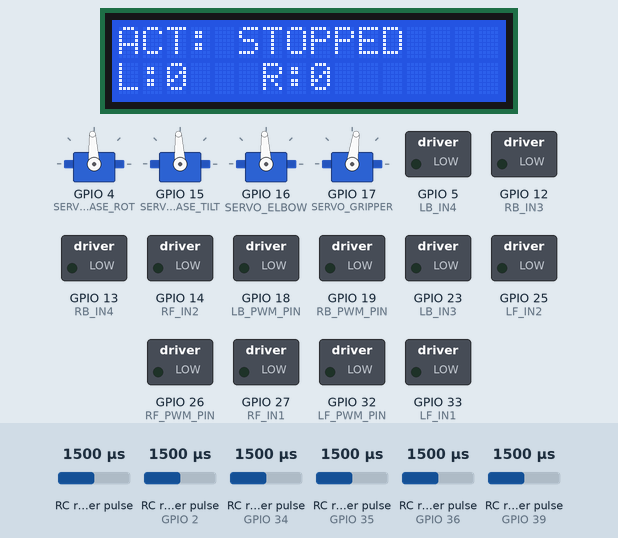
Simulated run of this sketch. Board: ESP32. Shown: 16×2 character LCD, 4 × servo, switched loads named in the sketch (green lamp = pin HIGH). Wiring (inferred from the names in the program): 6 × RC receiver channel: data GPIO 0 / data GPIO 2 / data GPIO 34 / data GPIO 35 / data GPIO 36 / data GPIO 39. Inputs (shaded band) come from the test bench; at power-on: RC receiver pulse (sensors on GPIO 34, GPIO 35, GPIO 2, GPIO 36, GPIO 39) 1500 µs, RC receiver pulse 1500 µs. Servo pulses on a pin are drawn as a servo (544–2400 µs = 0–180°).

Above: at 2.7 s.
2.8 s: RC receiver pulse (sensor on GPIO 34) set to 1020 µs
At 4.2 s:
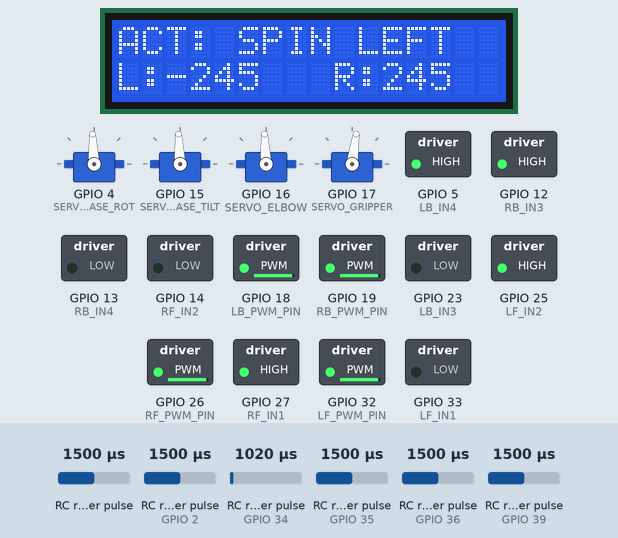
4.5 s: RC receiver pulse (sensor on GPIO 35) set to 1020 µs
At 5.9 s:
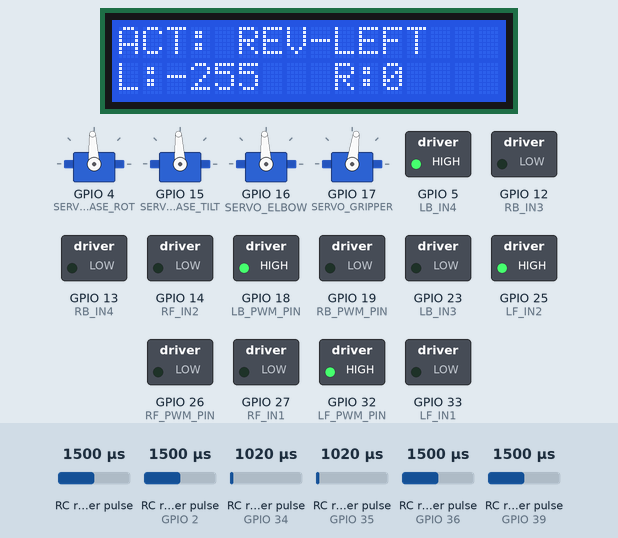
6.2 s: RC receiver pulse (sensor on GPIO 34) set to 1500 µs
At 7.6 s:
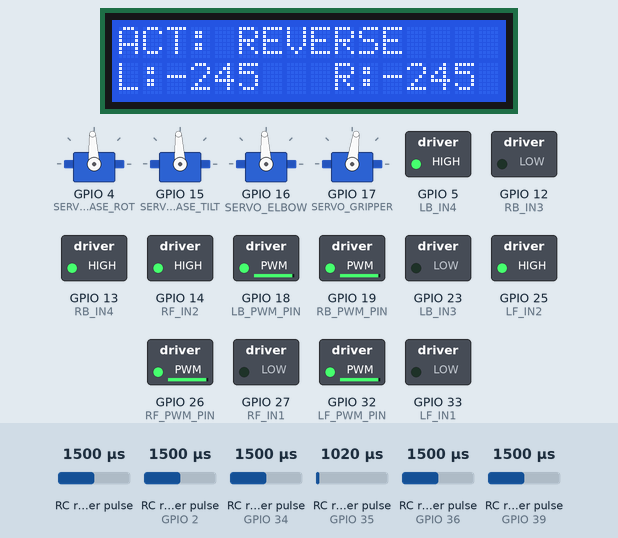
7.9 s: RC receiver pulse (sensor on GPIO 35) set to 1750 µs
At 9.3 s:
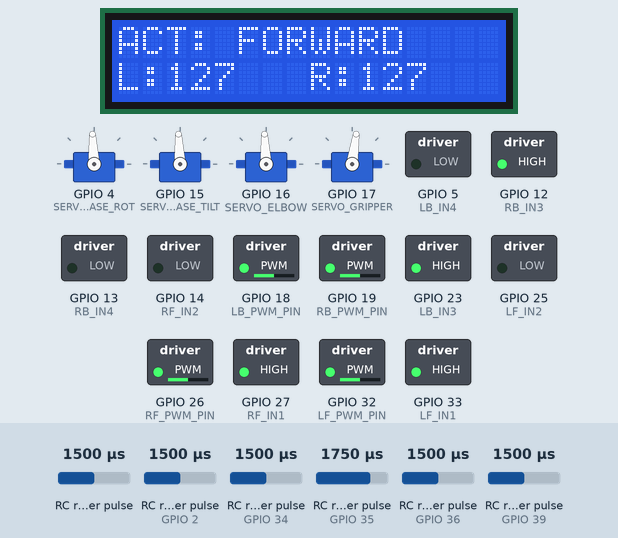
9.6 s: RC receiver pulse (sensor on GPIO 34) set to 1250 µs
At 11.0 s:
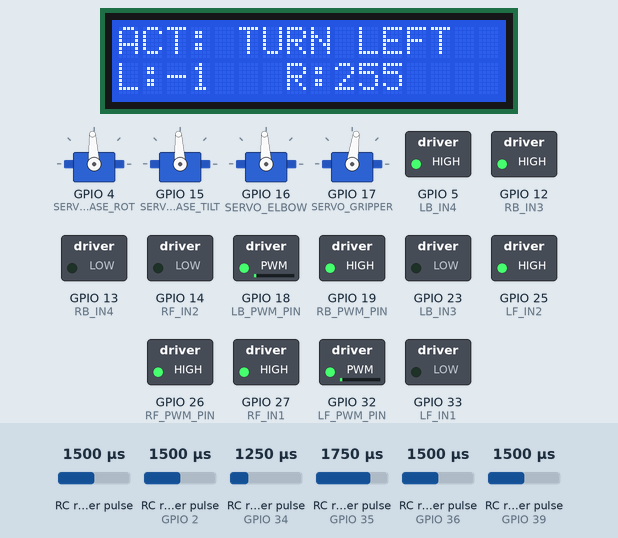
11.3 s: RC receiver pulse (sensor on GPIO 34) set to 1750 µs
At 11.7 s:
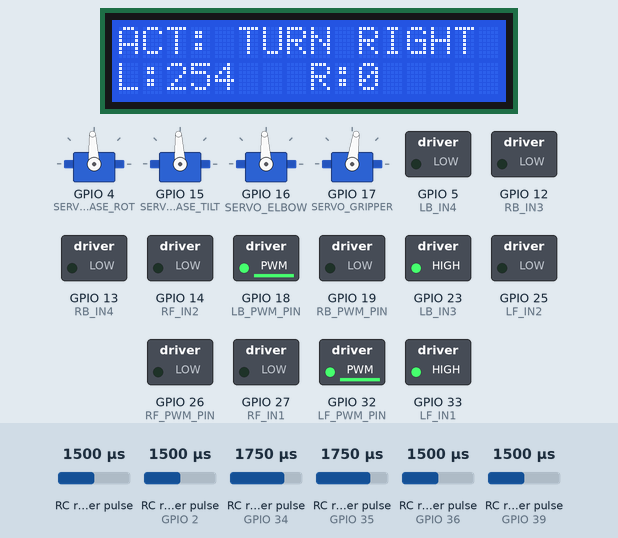
Timing chart, 0 to 13.9 s (numbered marks = the images above; inputs shaded):
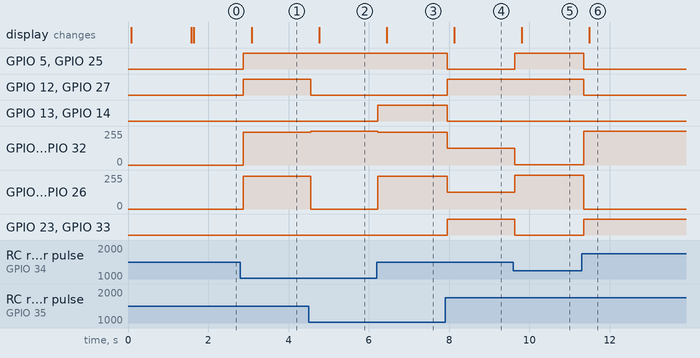

Measured:
- after the input at 2.8 s, GPIO 5 (LB_IN4), GPIO 12 (RB_IN3), GPIO 25 (LF_IN2), GPIO 27 (RF_IN1): LOW → HIGH after 0.07 s; GPIO 18 (LB_PWM_PIN), GPIO 19 (RB_PWM_PIN), GPIO 26 (RF_PWM_PIN), GPIO 32 (LF_PWM_PIN): 0/255 → 244/255 after 0.07 s; the display: changes after 0.29 s (image 1)
- after the input at 4.5 s, GPIO 12 (RB_IN3), GPIO 27 (RF_IN1): HIGH → LOW after 0.05 s; GPIO 18 (LB_PWM_PIN), GPIO 32 (LF_PWM_PIN): 244/255 → 255/255 after 0.05 s; GPIO 19 (RB_PWM_PIN), GPIO 26 (RF_PWM_PIN): 244/255 → 0/255 after 0.05 s; the display: changes after 0.27 s (image 2)
- after the input at 6.2 s, GPIO 13 (RB_IN4), GPIO 14 (RF_IN2): LOW → HIGH at once; GPIO 18 (LB_PWM_PIN), GPIO 32 (LF_PWM_PIN): 255/255 → 244/255 at once; GPIO 19 (RB_PWM_PIN), GPIO 26 (RF_PWM_PIN): 0/255 → 244/255 at once; the display: changes after 0.25 s (image 3)
- after the input at 7.9 s, GPIO 5 (LB_IN4): HIGH → LOW after 0.05 s; GPIO 12 (RB_IN3): LOW → HIGH after 0.05 s
- after the input at 9.6 s, GPIO 5 (LB_IN4), GPIO 25 (LF_IN2): LOW → HIGH at once; GPIO 18 (LB_PWM_PIN), GPIO 32 (LF_PWM_PIN): 127/255 → 1/255 at once; GPIO 19 (RB_PWM_PIN), GPIO 26 (RF_PWM_PIN): 127/255 → 255/255 at once; GPIO 23 (LB_IN3), GPIO 33 (LF_IN1): HIGH → LOW at once; the display: changes after 0.21 s (image 5)
- after the input at 11.3 s, GPIO 5 (LB_IN4), GPIO 12 (RB_IN3): HIGH → LOW after 0.05 s

The sketch:

forgex.ino
```cpp
/**
 * 4WD Robot Control with ESP32, L298N, FlySky i6X, 16x2 I2C LCD
 * + 4 Servo Robotic Arm Added
 */

#include <Wire.h>
#include <LiquidCrystal_I2C.h>

// -------------------- PIN DEFINITIONS --------------------

// Left Side L298N (Driver #1)
const int LF_PWM_PIN = 32;
const int LB_PWM_PIN = 18;
const int LF_IN1 = 33;
const int LF_IN2 = 25;
const int LB_IN3 = 23;
const int LB_IN4 = 5;

// Right Side L298N (Driver #2)
const int RF_PWM_PIN = 26;
const int RB_PWM_PIN = 19;
const int RF_IN1 = 27;
const int RF_IN2 = 14;
const int RB_IN3 = 12;
const int RB_IN4 = 13;

// FlySky Receiver PWM Input Pins (Drive)
const int CH1_PIN = 34;
const int CH2_PIN = 35;

// -------------------- ARM SERVO SECTION --------------------

// Servo Output Pins
const int SERVO_BASE_ROT = 4;
const int SERVO_BASE_TILT = 15;
const int SERVO_ELBOW = 16;
const int SERVO_GRIPPER = 17;

// FlySky Receiver PWM Input Pins (Arm)
const int CH3_PIN = 36;
const int CH4_PIN = 39;
const int CH5_PIN = 2;
const int CH6_PIN = 0;

// Servo PWM Settings
const int SERVO_FREQ = 50;
const int SERVO_RES = 16;

// -------------------- LCD SETTINGS --------------------

LiquidCrystal_I2C lcd(0x27, 16, 2);

// -------------------- MOTOR PWM SETTINGS --------------------

const int PWM_FREQ = 5000;
const int PWM_RES = 8;

// -------------------- CONTROL VARIABLES --------------------

const int DEADZONE = 40;
unsigned long lastUpdate = 0;
String currentAction = "STOPPED";

// ============================================================
// ========================== SETUP ============================
// ============================================================

void setup() {
  Serial.begin(115200);

  lcd.init();
  lcd.backlight();
  lcd.setCursor(0, 0);
  lcd.print("FORGEX IS READY");
  delay(1500);
  lcd.clear();

  pinMode(LF_IN1, OUTPUT); pinMode(LF_IN2, OUTPUT);
  pinMode(LB_IN3, OUTPUT); pinMode(LB_IN4, OUTPUT);
  pinMode(RF_IN1, OUTPUT); pinMode(RF_IN2, OUTPUT);
  pinMode(RB_IN3, OUTPUT); pinMode(RB_IN4, OUTPUT);

  // Motor PWM
  ledcAttach(LF_PWM_PIN, PWM_FREQ, PWM_RES);
  ledcAttach(LB_PWM_PIN, PWM_FREQ, PWM_RES);
  ledcAttach(RF_PWM_PIN, PWM_FREQ, PWM_RES);
  ledcAttach(RB_PWM_PIN, PWM_FREQ, PWM_RES);

  // Receiver Inputs
  pinMode(CH1_PIN, INPUT);
  pinMode(CH2_PIN, INPUT);
  pinMode(CH3_PIN, INPUT);
  pinMode(CH4_PIN, INPUT);
  pinMode(CH5_PIN, INPUT);
  pinMode(CH6_PIN, INPUT);

  // Servo PWM
  ledcAttach(SERVO_BASE_ROT, SERVO_FREQ, SERVO_RES);
  ledcAttach(SERVO_BASE_TILT, SERVO_FREQ, SERVO_RES);
  ledcAttach(SERVO_ELBOW, SERVO_FREQ, SERVO_RES);
  ledcAttach(SERVO_GRIPPER, SERVO_FREQ, SERVO_RES);
}

// ============================================================
// ============================ LOOP ==========================
// ============================================================

void loop() {

  // ---------------- DRIVE CONTROL ----------------

  int ch1_raw = pulseIn(CH1_PIN, HIGH, 25000);
  int ch2_raw = pulseIn(CH2_PIN, HIGH, 25000);

  int steer = map(ch1_raw, 1000, 2000, -255, 255);
  int drive = map(ch2_raw, 1000, 2000, -255, 255);

  if (abs(drive) < DEADZONE && abs(steer) < DEADZONE) {
    currentAction = "STOPPED   ";
    steer = 0; drive = 0;
  }
  else if (drive > DEADZONE) {
    if (steer > DEADZONE)       currentAction = "TURN RIGHT";
    else if (steer < -DEADZONE) currentAction = "TURN LEFT ";
    else                        currentAction = "FORWARD   ";
  }
  else if (drive < -DEADZONE) {
    if (steer > DEADZONE)       currentAction = "REV-RIGHT ";
    else if (steer < -DEADZONE) currentAction = "REV-LEFT  ";
    else                        currentAction = "REVERSE   ";
  }
  else if (abs(steer) > DEADZONE) {
    currentAction = (steer > 0) ? "SPIN RIGHT" : "SPIN LEFT ";
  }

  int leftSpeed = drive + steer;
  int rightSpeed = drive - steer;

  leftSpeed = constrain(leftSpeed, -255, 255);
  rightSpeed = constrain(rightSpeed, -255, 255);

  controlMotors(leftSpeed, rightSpeed);

  // ---------------- ARM CONTROL ----------------

  int ch3 = pulseIn(CH3_PIN, HIGH, 25000);
  int ch4 = pulseIn(CH4_PIN, HIGH, 25000);
  int ch5 = pulseIn(CH5_PIN, HIGH, 25000);
  int ch6 = pulseIn(CH6_PIN, HIGH, 25000);

  int baseRotAngle  = map(ch3, 1000, 2000, 0, 180);
  int baseTiltAngle = map(ch4, 1000, 2000, 30, 150);
  int elbowAngle    = map(ch5, 1000, 2000, 20, 160);
  int gripAngle     = map(ch6, 1000, 2000, 40, 120);

  setServoAngle(SERVO_BASE_ROT, baseRotAngle);
  setServoAngle(SERVO_BASE_TILT, baseTiltAngle);
  setServoAngle(SERVO_ELBOW, elbowAngle);
  setServoAngle(SERVO_GRIPPER, gripAngle);

  if (millis() - lastUpdate > 200) {
    updateLCD(leftSpeed, rightSpeed);
    lastUpdate = millis();
  }
}

// ============================================================
// ======================= FUNCTIONS ==========================
// ============================================================

void setServoAngle(int pin, int angle) {
  angle = constrain(angle, 0, 180);

  int minDuty = 1638;
  int maxDuty = 8192;

  int duty = map(angle, 0, 180, minDuty, maxDuty);
  ledcWrite(pin, duty);
}

void updateLCD(int l, int r) {
  lcd.setCursor(0, 0);
  lcd.print("ACT: ");
  lcd.print(currentAction);

  lcd.setCursor(0, 1);
  lcd.print("L:");
  lcd.print(l);
  lcd.print("   R:");
  lcd.print(r);
  lcd.print("    ");
}

void controlMotors(int left, int right) {

  if (left > 0) {
    digitalWrite(LF_IN1, HIGH); digitalWrite(LF_IN2, LOW);
    digitalWrite(LB_IN3, HIGH); digitalWrite(LB_IN4, LOW);
    ledcWrite(LF_PWM_PIN, left);
    ledcWrite(LB_PWM_PIN, left);
  } else if (left < 0) {
    digitalWrite(LF_IN1, LOW);  digitalWrite(LF_IN2, HIGH);
    digitalWrite(LB_IN3, LOW);  digitalWrite(LB_IN4, HIGH);
    ledcWrite(LF_PWM_PIN, abs(left));
    ledcWrite(LB_PWM_PIN, abs(left));
  } else {
    digitalWrite(LF_IN1, LOW);  digitalWrite(LF_IN2, LOW);
    digitalWrite(LB_IN3, LOW);  digitalWrite(LB_IN4, LOW);
    ledcWrite(LF_PWM_PIN, 0);
    ledcWrite(LB_PWM_PIN, 0);
  }

  if (right > 0) {
    digitalWrite(RF_IN1, HIGH); digitalWrite(RF_IN2, LOW);
    digitalWrite(RB_IN3, HIGH); digitalWrite(RB_IN4, LOW);
    ledcWrite(RF_PWM_PIN, right);
    ledcWrite(RB_PWM_PIN, right);
  } else if (right < 0) {
    digitalWrite(RF_IN1, LOW);  digitalWrite(RF_IN2, HIGH);
    digitalWrite(RB_IN3, LOW);  digitalWrite(RB_IN4, HIGH);
    ledcWrite(RF_PWM_PIN, abs(right));
    ledcWrite(RB_PWM_PIN, abs(right));
  } else {
    digitalWrite(RF_IN1, LOW);  digitalWrite(RF_IN2, LOW);
    digitalWrite(RB_IN3, LOW);  digitalWrite(RB_IN4, LOW);
    ledcWrite(RF_PWM_PIN, 0);
    ledcWrite(RB_PWM_PIN, 0);
  }
}
```
